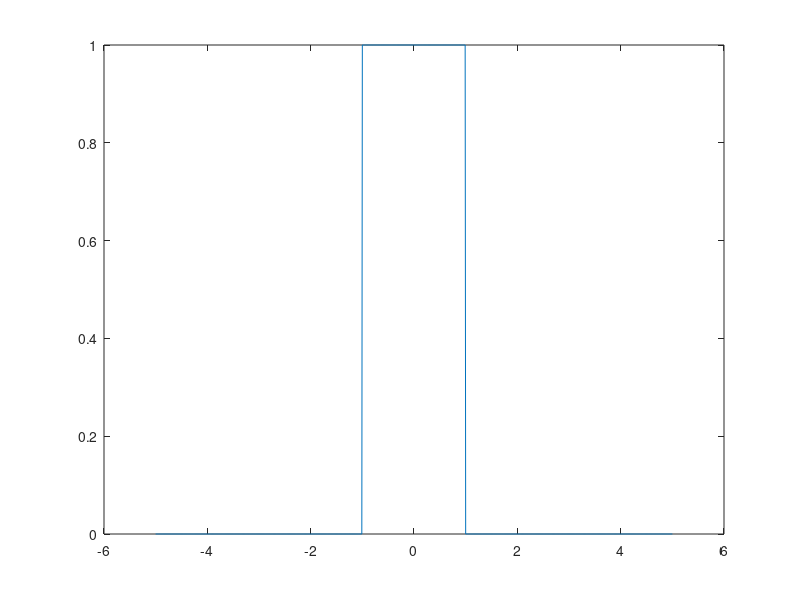
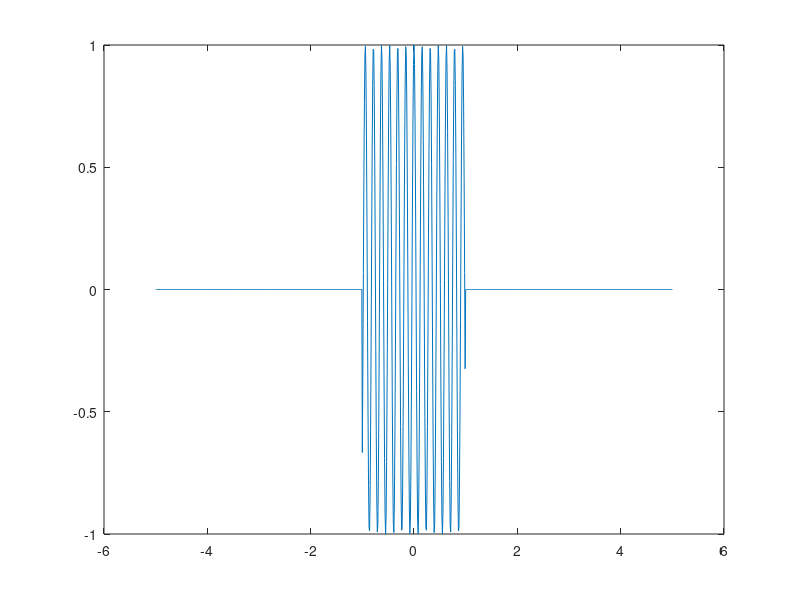
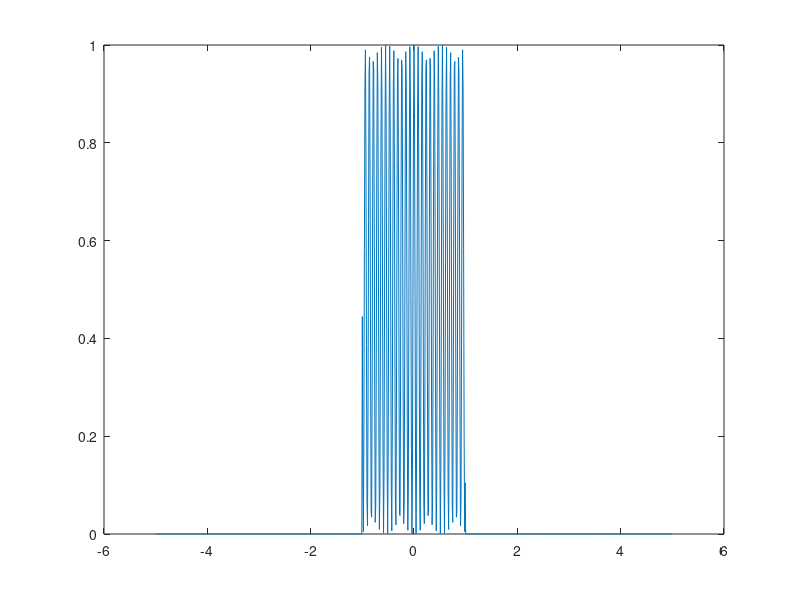
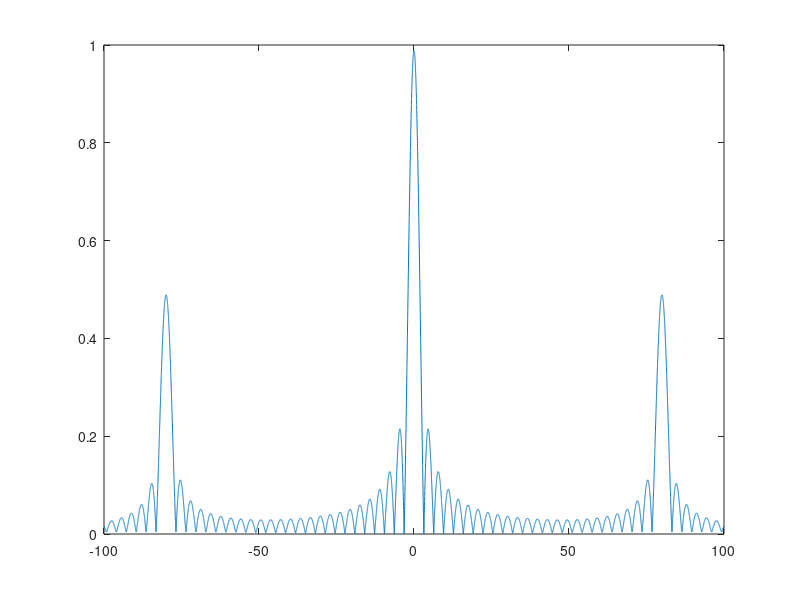

Here is the MATLAB script that generated these plots, in order:
clc
clear all
close all

t0=-5;
dt=0.01;
tf=5;
t=t0:dt:tf;

for l=1:length(t)
    
   if t(l)>=-1&&t(l)<1
       xt(l)=1;
   else
       xt(l)=0;
   end
   
end

figure, plot(t,xt)

xm=xt.*cos(40*t);

figure, plot(t,xm)

xmm=xm.*cos(40*t);

figure, plot(t,xmm)

w0=-100;
dw=0.01;
wf=-w0;

w=w0:dw:wf;

for l=1:length(w)
    Fw(l)=sum(xmm.*exp(-1j.*w(l).*t).*dt);
end

figure, plot(w,abs(Fw))
figure, plot(w,angle(Fw))

for l=1:length(w)
    
    if w(l)>=-50&&w(l)<50
        filtro(l)=1;
    else
        filtro(l)=0;
    end
end

filtrada=filtro.*Fw;
figure, plot(w,filtrada)

for l=1:length(t)
    Ft(l)=(1/(2*pi)).*(sum(filtrada.*exp(1j.*w.*t(l)).*dw));
end

figure, 
hold on
plot(t,xt,'r')
plot(t,2.*Ft)
